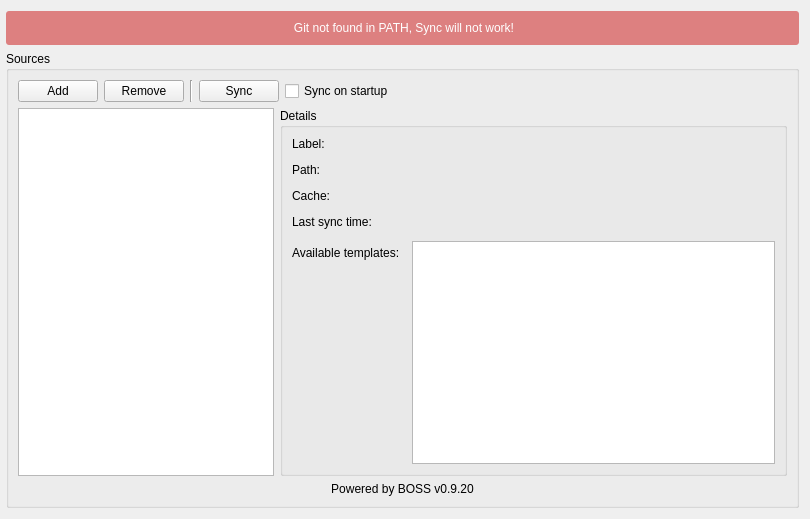
<?xml version="1.0" encoding="UTF-8"?>
<ui version="4.0">
 <class>Form</class>
 <widget class="QWidget" name="Form">
  <property name="geometry">
   <rect>
    <x>0</x>
    <y>0</y>
    <width>810</width>
    <height>519</height>
   </rect>
  </property>
  <property name="windowTitle">
   <string>Form</string>
  </property>
  <layout class="QVBoxLayout" name="verticalLayout" stretch="0,1">
   <property name="leftMargin">
    <number>6</number>
   </property>
   <item>
    <widget class="QLabel" name="lbl_git_not_found">
     <property name="styleSheet">
      <string notr="true">background-color: #DD8080;
color: white;
padding: 10px;
border-radius:3px;</string>
     </property>
     <property name="text">
      <string>&lt;html&gt;&lt;head/&gt;&lt;body&gt;&lt;p align=&quot;center&quot;&gt;Git not found in PATH, Sync will not work!&lt;/p&gt;&lt;/body&gt;&lt;/html&gt;</string>
     </property>
    </widget>
   </item>
   <item>
    <widget class="QGroupBox" name="groupBox_2">
     <property name="title">
      <string>Sources</string>
     </property>
     <layout class="QVBoxLayout" name="verticalLayout_2">
      <item>
       <layout class="QHBoxLayout" name="horizontalLayout_2">
        <property name="topMargin">
         <number>0</number>
        </property>
        <item>
         <widget class="QPushButton" name="bt_add_source">
          <property name="toolTip">
           <string>Add a template source repository</string>
          </property>
          <property name="text">
           <string>Add</string>
          </property>
          <property name="icon">
           <iconset theme="list-add">
            <normaloff>.</normaloff>.</iconset>
          </property>
         </widget>
        </item>
        <item>
         <widget class="QPushButton" name="bt_rm_source">
          <property name="toolTip">
           <string>Remove a source repository</string>
          </property>
          <property name="text">
           <string>Remove</string>
          </property>
          <property name="icon">
           <iconset theme="list-remove">
            <normaloff>.</normaloff>.</iconset>
          </property>
         </widget>
        </item>
        <item>
         <widget class="Line" name="line_2">
          <property name="orientation">
           <enum>Qt::Vertical</enum>
          </property>
         </widget>
        </item>
        <item>
         <widget class="QPushButton" name="bt_sync">
          <property name="toolTip">
           <string>Sync source repositories (you need to have git in PATH).</string>
          </property>
          <property name="text">
           <string>Sync</string>
          </property>
          <property name="icon">
           <iconset theme="view-refresh">
            <normaloff>.</normaloff>.</iconset>
          </property>
         </widget>
        </item>
        <item>
         <widget class="QCheckBox" name="cb_auto_sync">
          <property name="toolTip">
           <string>Check this to automatically sync template repositories on application startup</string>
          </property>
          <property name="text">
           <string>Sync on startup</string>
          </property>
         </widget>
        </item>
        <item>
         <spacer name="horizontalSpacer">
          <property name="orientation">
           <enum>Qt::Horizontal</enum>
          </property>
          <property name="sizeHint" stdset="0">
           <size>
            <width>40</width>
            <height>20</height>
           </size>
          </property>
         </spacer>
        </item>
       </layout>
      </item>
      <item>
       <layout class="QHBoxLayout" name="horizontalLayout_3">
        <property name="leftMargin">
         <number>0</number>
        </property>
        <item>
         <widget class="QListWidget" name="list_sources">
          <property name="sizePolicy">
           <sizepolicy hsizetype="Preferred" vsizetype="Expanding">
            <horstretch>0</horstretch>
            <verstretch>0</verstretch>
           </sizepolicy>
          </property>
          <property name="toolTip">
           <string>The list of template source repositories</string>
          </property>
         </widget>
        </item>
        <item>
         <widget class="QGroupBox" name="group_details">
          <property name="title">
           <string>Details</string>
          </property>
          <layout class="QFormLayout" name="formLayout_2">
           <property name="horizontalSpacing">
            <number>12</number>
           </property>
           <property name="verticalSpacing">
            <number>12</number>
           </property>
           <item row="0" column="0">
            <widget class="QLabel" name="label">
             <property name="text">
              <string>Label:</string>
             </property>
            </widget>
           </item>
           <item row="1" column="0">
            <widget class="QLabel" name="label_3">
             <property name="text">
              <string>Path:</string>
             </property>
            </widget>
           </item>
           <item row="2" column="0">
            <widget class="QLabel" name="label_2">
             <property name="text">
              <string>Cache:</string>
             </property>
            </widget>
           </item>
           <item row="3" column="0">
            <widget class="QLabel" name="label_4">
             <property name="text">
              <string>Last sync time:</string>
             </property>
            </widget>
           </item>
           <item row="4" column="0">
            <widget class="QLabel" name="label_5">
             <property name="text">
              <string>Available templates:</string>
             </property>
            </widget>
           </item>
           <item row="4" column="1">
            <widget class="QListWidget" name="list_templates">
             <property name="toolTip">
              <string>The list of available templates provided by the selected source.</string>
             </property>
            </widget>
           </item>
           <item row="0" column="1">
            <widget class="QLabel" name="edit_source_label">
             <property name="text">
              <string/>
             </property>
            </widget>
           </item>
           <item row="1" column="1">
            <widget class="QLabel" name="edit_source_path">
             <property name="text">
              <string/>
             </property>
            </widget>
           </item>
           <item row="3" column="1">
            <widget class="QLabel" name="edit_sync_time">
             <property name="text">
              <string/>
             </property>
            </widget>
           </item>
           <item row="2" column="1">
            <widget class="QLabel" name="edit_source_cache">
             <property name="text">
              <string/>
             </property>
            </widget>
           </item>
          </layout>
         </widget>
        </item>
       </layout>
      </item>
      <item>
       <widget class="QLabel" name="lbl_boss_version">
        <property name="text">
         <string>Powered by BOSS v0.9.20</string>
        </property>
        <property name="alignment">
         <set>Qt::AlignCenter</set>
        </property>
        <property name="openExternalLinks">
         <bool>true</bool>
        </property>
       </widget>
      </item>
     </layout>
    </widget>
   </item>
  </layout>
 </widget>
 <resources/>
 <connections/>
</ui>
